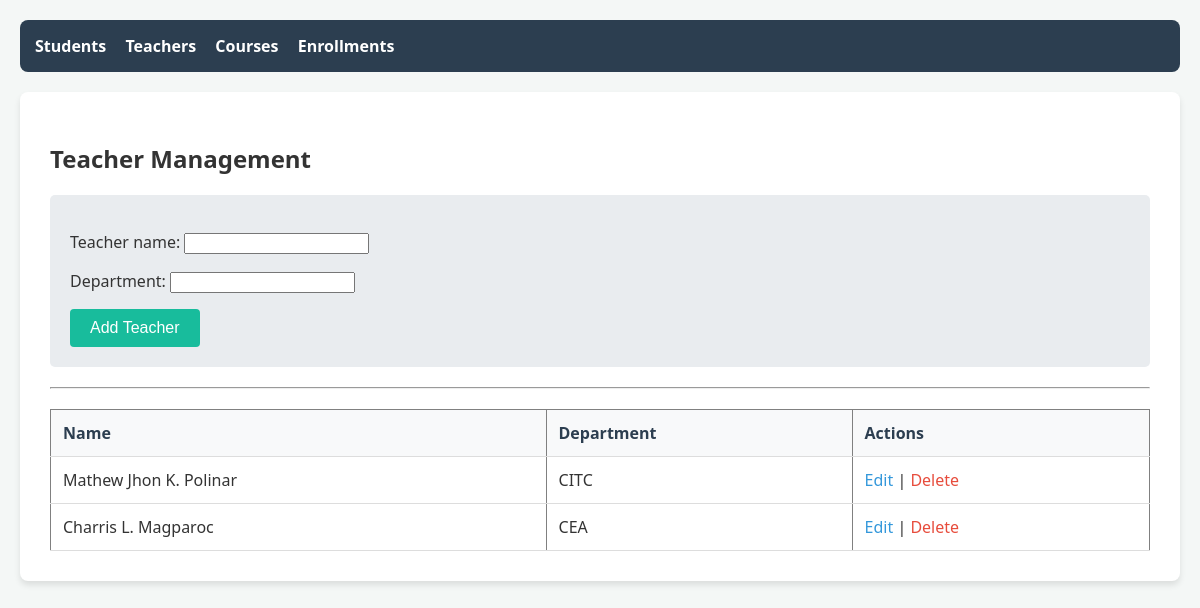
Screenshot of /teachers/ with the database file from the repository.
### students/models.py (models this page shows, shortened)
class Teacher(models.Model):
    teacher_name = models.CharField(max_length=50)
    department = models.CharField(max_length=50)
    is_active = models.BooleanField(default=True)

### students/views.py (the view)
# urls.py: path('teachers/', views.teacher_list, name='teacher_list'),
def teacher_list(request):
    teachers = Teacher.objects.all()
    form = TeacherForm(request.POST or None)
    if request.method == "POST" and form.is_valid():
        form.save()
        return redirect('teacher_list')
    return render(request, 'students/teacher_list.html', {'teachers': teachers, 'form': form})

### students/forms.py
class TeacherForm(forms.ModelForm):
    class Meta:
        model = Teacher
        fields = ['teacher_name', 'department']

### students/templates/students/teacher_list.html
{% extends 'students/base.html' %}
{% block content %}
<h2>Teacher Management</h2>
<form method="POST">
    {% csrf_token %} {{ form.as_p }}
    <button type="submit">Add Teacher</button>
</form>
<hr>
<table border="1" style="width:100%">
    <tr>
        <th>Name</th>
        <th>Department</th>
        <th>Actions</th> </tr>
    {% for t in teachers %}
    <tr>
        <td>{{ t.teacher_name }}</td>
        <td>{{ t.department }}</td>
        <td>
            <a href="{% url 'teacher_update' t.pk %}" class="btn-edit">Edit</a> |
            <a href="{% url 'teacher_delete' t.pk %}"
                class="btn-delete"
                onclick="return confirm('Are you sure you want to permanently delete Teacher {{ t.teacher_name }}?');">
                Delete
            </a>
        </td>
    </tr>
    {% empty %}
    <tr><td colspan="3">No teachers found.</td></tr>
    {% endfor %}
</table>
{% endblock %}

### students/templates/students/base.html (style rules this page uses)
body { font-family: 'Segoe UI', Tahoma, Geneva, Verdana, sans-serif; background-color: #f4f7f6; margin: 0; padding: 20px; color: #333; }
table { width: 100%; border-collapse: collapse; margin-top: 20px; }
th, td { padding: 12px; text-align: left; border-bottom: 1px solid #ddd; }
th { background-color: #f8f9fa; color: #2c3e50; }
form { background: #e9ecef; padding: 20px; border-radius: 5px; margin-bottom: 20px; }
button { background-color: #18bc9c; color: white; border: none; padding: 10px 20px; border-radius: 4px; cursor: pointer; font-size: 16px; }
.btn-edit { color: #3498db; text-decoration: none; }
.btn-delete { color: #e74c3c; text-decoration: none; }

### rows the page displays
Teacher: teacher_name "Mathew Jhon K. Polinar", department "CITC"
Teacher: teacher_name "Charris L. Magparoc", department "CEA"
